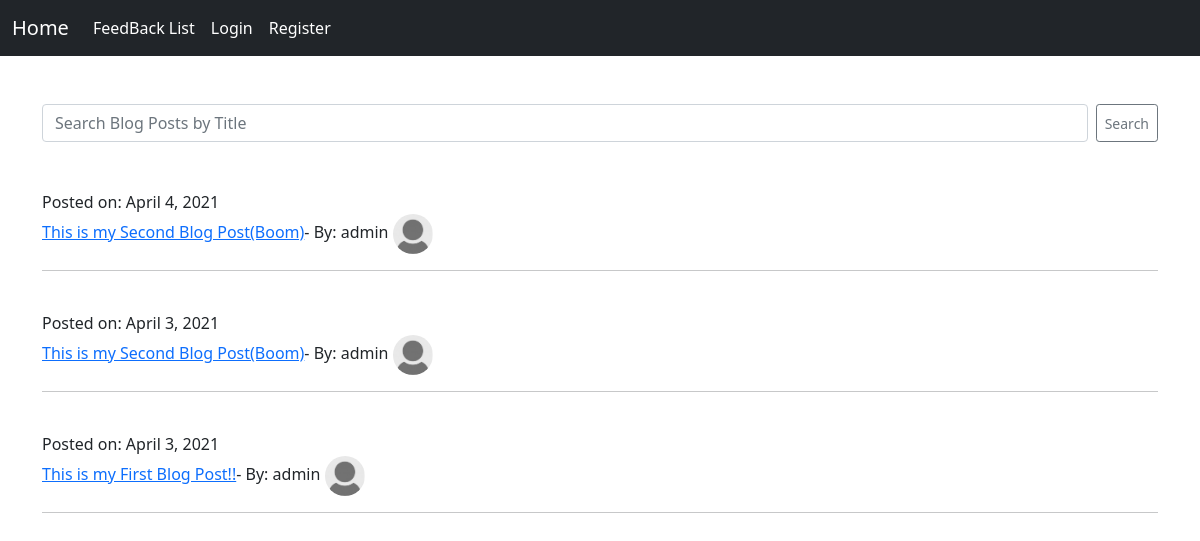
Before: / with the older database file.
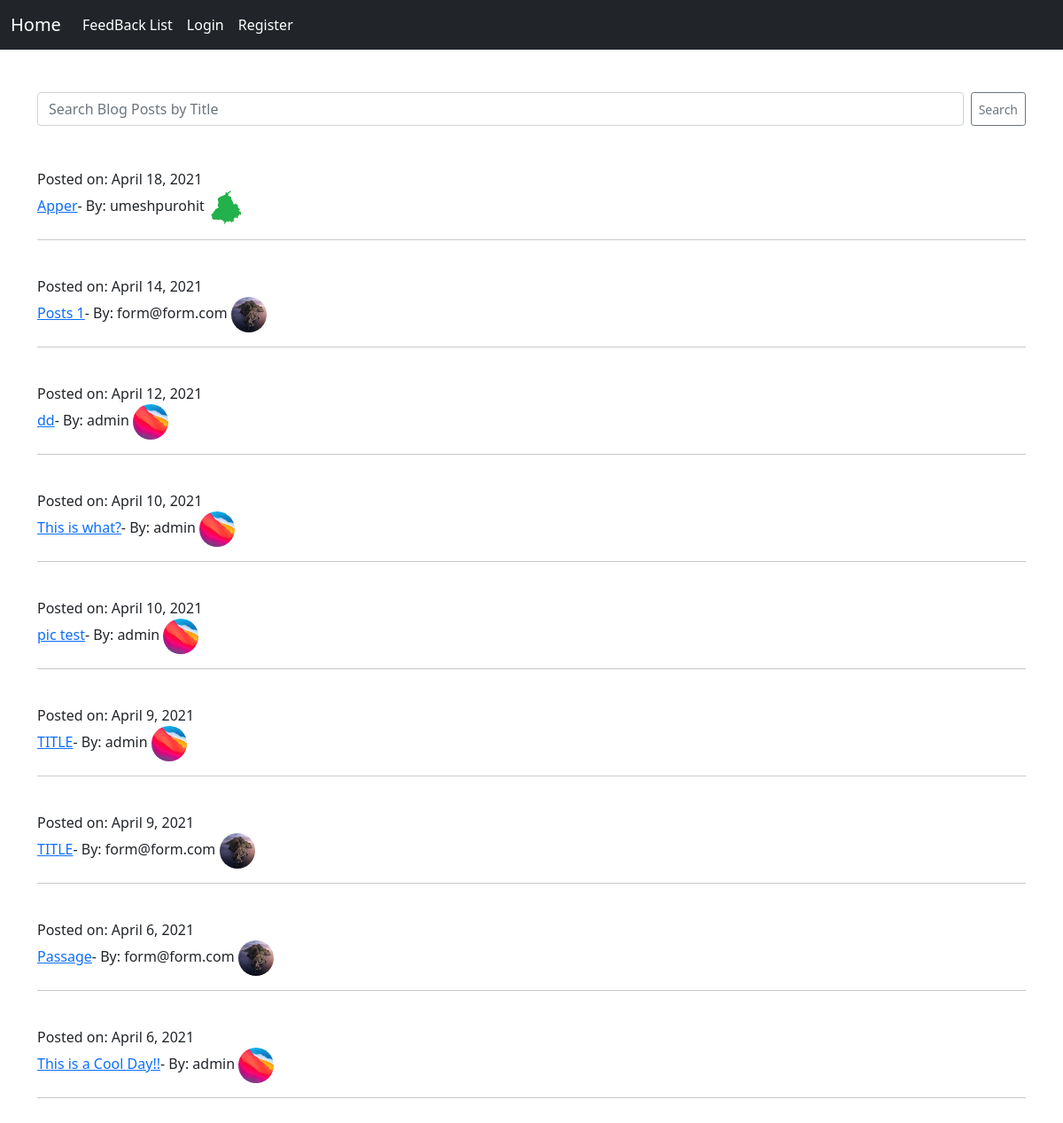
After: the same page with the newer database file.
### yapp/models.py (models this page shows, shortened)
class Post(models.Model):
    user = models.ForeignKey(User, on_delete=models.CASCADE, null=True)
    title = models.CharField(max_length=200, null=True, blank=True)
    image = models.ImageField(null=True, blank=True)
    date = models.DateField(auto_now_add=True, null=True, blank=True)
    body = RichTextField(null=True, blank=True)
    second_image = models.ImageField(null=True, blank=True)

class Profile(models.Model):
    user = models.OneToOneField(User, on_delete=models.CASCADE, null=True, blank=True)
    pic = models.ImageField(null=True, blank=True, upload_to='images/profile/')
    website_url = models.URLField(null=True, blank=True)
    twitter_url = models.URLField(null=True, blank=True)
    instagram_url = models.URLField(null=True, blank=True)
    facebook_url = models.URLField(null=True, blank=True)
    body = RichTextField(null=True, blank=True)

### yapp/views.py (the view)
# urls.py: path('', BlogListView.as_view(), name="index"),
class BlogListView(ListView):
    model = Post
    template_name = 'yapp/index.html'
    ordering = ['-id']

### yapp/templates/yapp/index.html (shortened to what this page needs)
{% extends 'base.html' %}
{% load static %}
{% block content %}
<form class="d-flex" method="POST" action="{% url 'search' %}">
    <input class="form-control me-2" type="search" placeholder="Search Blog Posts by Title" aria-label="Search" name="searched">
    <button class="btn btn-sm btn-outline-secondary" type="submit">Search</button>
  </form><br><br>
{% for posts in object_list %}
Posted on: {{ posts.date }}<a href="{% url 'detail' posts.id %}"><br>{{ posts.title }}</a>- By: {{ posts.user }}
{% if posts.user.profile.pic %}
<img src="{{ posts.user.profile.pic.url }}" width="40" height="40" class="rounded-circle"><br>
{% else %}
<img src="{% static 'yapp\images\user_profile_default_2.png' %}" width=40, height=40 class="rounded-circle">
{% endif %}
 <hr>
<br>
{% empty %}
<h2>No Blog Posts Yet... Add One? Click <a href="{% url 'create' %}">here</a></h2>
{% endfor %}
{% endblock %}

### yapp/templates/base.html (shortened to what this page needs)
{% load static %}
<!doctype html>
<html lang="en">
  <head>
    <link href="https://cdn.jsdelivr.net/npm/bootstrap@5.0.0-beta3/dist/css/bootstrap.min.css" rel="stylesheet">
  </head>
  <body>
        <nav class="navbar navbar-expand-lg navbar-dark bg-dark">
            <div class="container-fluid">
              <a class="navbar-brand" href="{% url 'index' %}">Home</a>
              <div class="collapse navbar-collapse" id="navbarSupportedContent">
                <ul class="navbar-nav me-auto mb-2 mb-lg-0">
                  {% if user.is_authenticated %}
                  <li class="nav-item">
                    <a class="nav-link active" aria-current="page" href="{% url 'user' %}">View Your Posts</a>
                  </li>
                  <li class="nav-item">
                    <a class="nav-link active" aria-current="page" href="{% url 'create' %}">Create a New Blog Post</a>
                  </li>
                <ul><ul><ul><ul><ul><ul><ul><ul><ul><ul><ul><ul><ul><ul><ul><ul><ul><ul><ul><ul><ul><ul><ul>
                  <li class="nav-item dropdown">
                    <a class="nav-link dropdown-toggle" href="#" id="navbarDropdown" role="button" data-bs-toggle="dropdown" aria-expanded="false">
                      {% if request.user.profile.pic %}<img src="{{request.user.profile.pic.url}}" height="30" width="30" class="rounded-circle">
                      {% else %} <img src="{% static 'yapp\images\user_profile_default_2.png' %}" height="30" width="30" class="rounded-circle">{% endif %}
                    </a>
                    <ul class="dropdown-menu" aria-labelledby="navbarDropdown">
                      {% if user.is_authenticated %}
                      {% if request.user.profile %}
                  <li class="nav-item">
                    <a class="dropdown-item" aria-current="page" href="{% url 'edit_profile' user.profile.id %}">Update Your Profile</a>
                  </li>
                  <li class="nav-item">
                    <a class="dropdown-item" aria-current="page" href="{% url 'show_profile_page' user.profile.id %}">Show Your Profile</a>
                  </li>
                  {% else %}
                  <li class="nav-item">
                    <a class="dropdown-item" aria-current="page" href="{% url 'create_profile_page' %}">Create Your Profile</a>
                  </li>
                  {% endif %}
                  {% if user.is_authenticated %}
                  <li class="nav-item">
                    <a class="dropdown-item" aria-current="page" href="{% url 'edit_profile_page' request.user.id %}">Update Settings</a>
                    </li>
                    <li class="nav-item">
                      <a class="dropdown-item" aria-current="page" href="{% url 'note_list' %}">My Diary</a>
                      </li>
                    {% else %}
                    {% endif %}
                    <li class="nav-item">
                      <a class="dropdown-item" aria-current="page" href="{% url 'feedbacklist' %}">FeedBack</a>
                      </li>
                    <li><hr class="dropdown-divider"></li>
                  <li class="nav-item">
                    <a class="dropdown-item" aria-current="page" href="{% url 'logout' %}">Logout</a>
                  </li>
                      {% endif %}
                    </ul>
                  </li>
                  {% else %}
                    <li class="nav-item">
                      <a class="nav-link active" aria-current="page" href="{% url 'feedbacklist' %}">FeedBack List</a>
                      </li>
                  <li class="nav-item">
                    <a class="nav-link active" aria-current="page" href="{% url 'login' %}">Login</a>
                  </li>
                  <li class="nav-item">
                    <a class="nav-link active" aria-current="page" href="{% url 'register' %}">Register</a>
                  </li>
                  </ul></ul></ul></ul></ul></ul></ul></ul></ul></ul></ul></ul></ul></ul></ul></ul></ul></ul></ul></ul></ul></ul></ul>
                  {% endif %}
              </div>
            </div>
          </nav>
          <div class="container">
        <br><br>
    {% block content %}
    {% endblock %}
    </div>
  </body>
</html>

Changed rows visible on the page:
removed Post: date "April 4, 2021", title "This is my Second Blog Post(Boom)", user "admin"
removed Post: date "April 3, 2021", title "This is my Second Blog Post(Boom)", user "admin"
removed Post: date "April 3, 2021", title "This is my First Blog Post!!", user "admin"
added Post: date "April 18, 2021", title "Apper", user "umeshpurohit", user.profile.pic (picture)
added Post: date "April 14, 2021", title "Posts 1", user "form@form.com", user.profile.pic (picture)
added Post: date "April 12, 2021", title "dd", user "admin", user.profile.pic (picture)
added Post: date "April 10, 2021", title "This is what?", user "admin", user.profile.pic (picture)
added Post: date "April 10, 2021", title "pic test", user "admin", user.profile.pic (picture)
added Post: date "April 9, 2021", title "TITLE", user "admin", user.profile.pic (picture)
added Post: date "April 9, 2021", title "TITLE", user "form@form.com", user.profile.pic (picture)
added Post: date "April 6, 2021", title "Passage", user "form@form.com", user.profile.pic (picture)
added Post: date "April 6, 2021", title "This is a Cool Day!!", user "admin", user.profile.pic (picture)
